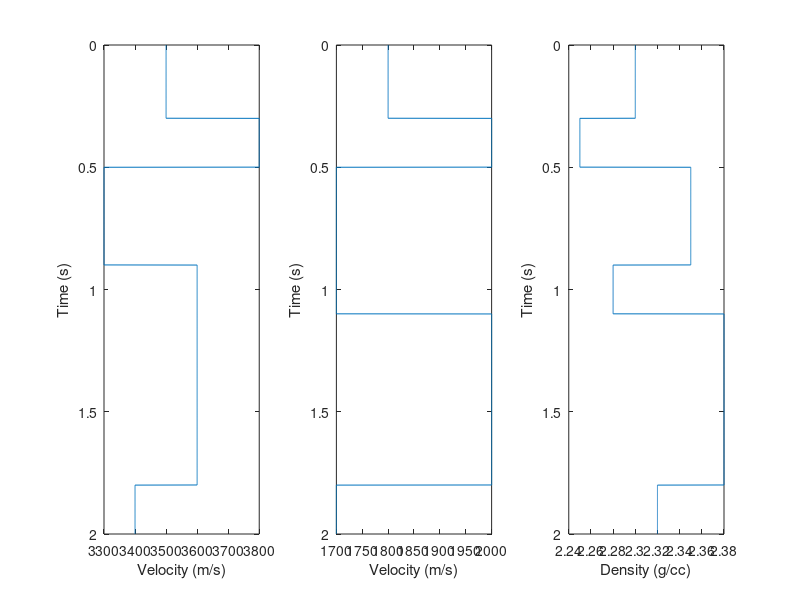

Source code (MATLAB): (Note: this script raises an error after producing the figure.)
% Generate some synthetic traces for flat interfaces
% Will generate in time, and the angles will be assumed to be known from
% ray tracing etc.
clear all;
close all;

%Generate 4 traces for 0 10 25 40 degrees over 2 seconds.
time = 0:0.0005:2;
lengthTime = length(time);

%Set the mean values, values in m/s, and g/cc
meanVp = 3500;
meanVs = 1800;
meanDensity = 2.3;

%Assign the mean values to the logs.
vpLog = ones(lengthTime, 1)*meanVp;
vsLog = ones(lengthTime, 1)*meanVs;
densityLog = ones(lengthTime, 1)*meanDensity;

%Give pertubations to the log. Vp/Vs = sqrt(2)
pertubationChanges=[.3, 0.5, 0.9, 1.1, 1.8];
pertubationVp = [500, 300, -200, 100, 100,-100];
pertubationVs = [300, 200, -100, -100, 200,-100];
pertubationDensity = [0.05, -0.05, 0.05, -0.02, 0.08,0.02];

%Assign pertubation to the logs
j = 0;
for i = 1:lengthTime
    if j == 0 && time(i) == 0.3
        j = 1;
    end
    if j ~= 0
        if j ~=6
            if (i-1)*0.0005 == pertubationChanges(j)
                j = j + 1;
            end
        end
         vpLog(i,1) = vpLog(i,1) +  pertubationVp(j);
         vsLog(i,1) = vsLog(i,1) +  pertubationVs(j);
         densityLog(i,1) = densityLog(i,1) + pertubationDensity(j);
   end
end

%plot VP log
subplot(1,3,1)
plot(vpLog, time)
xlabel('Velocity (m/s)');
ylabel('Time (s)');
set(gca,'YDir','reverse');

%plot VS log
subplot(1,3,2)
plot(vsLog, time)
xlabel('Velocity (m/s)');
ylabel('Time (s)');
set(gca,'YDir','reverse');

%plot Density
subplot(1,3,3)
plot(densityLog, time)
xlabel('Density (g/cc)');
ylabel('Time (s)');
set(gca,'YDir','reverse');

%Find the mean for the logs.
meanVp = mean(vpLog);
meanVs = mean(vsLog);
meanDensity = mean(densityLog);

%Calcuate the dvP, dvS, dDens logs
 dParam = sparse(zeros(3*lengthTime,1));
 
for i = 2 : lengthTime
    dParam(3*(i)-2,1) = (vpLog(i) - vpLog(i-1))/meanVp;
    dParam(3*i-1,1) = (vsLog(i) - vsLog(i-1))/meanVs;
    dParam(3*i,1) = (densityLog(i) - densityLog(i-1))/meanDensity;
end


%Generate reflectivity matrix for a given angle.

%0 degrees
Rpp0 = AkiRichardsVel( 0, meanVp, meanVs);
%10 degres
Rpp10 = AkiRichardsVel( 10, meanVp, meanVs);
%25 degrees
Rpp25 = AkiRichardsVel( 25, meanVp, meanVs);
%40 degrees
Rpp40 = AkiRichardsVel( 40, meanVp, meanVs);

%Concatonate the matricies together.
Rpp = [Rpp0; Rpp10; Rpp25; Rpp40];

%Generate the full matrix with kronecker product.
AkiRichardsFwd=sparse(kron(sparse(eye(lengthTime)),Rpp));

%Run forward model
reflectivityVector = AkiRichardsFwd*dParam;

%extract traces
trace0 = zeros(lengthTime,1);
trace10 = zeros(lengthTime,1);
trace25 = zeros(lengthTime,1);
trace40 = zeros(lengthTime,1);

for i = 1 : lengthTime
    trace0(i,1) = reflectivityVector(4*i-3,1);
    trace10(i,1) = reflectivityVector(4*i-2,1);
    trace25(i,1) = reflectivityVector(4*i-1,1);
    trace40(i,1) = reflectivityVector(4*i,1);

end

%Convolute with wavelet
[rw,t] = ricker(25,200,0.0005);
wave0 = conv(rw,trace0);
wave10 = conv(rw,trace10);
wave25 = conv(rw,trace25);
wave40 = conv(rw,trace40);


figure(2);
plot(wave0(1:lengthTime),time,'k');
hold on
plot(wave10(1:lengthTime)+0.5,time,'k');
hold on
plot(wave25(1:lengthTime)+1,time,'k');
hold on
plot(wave40(1:lengthTime)+1.5,time,'k');
set(gca,'YDir','reverse');



